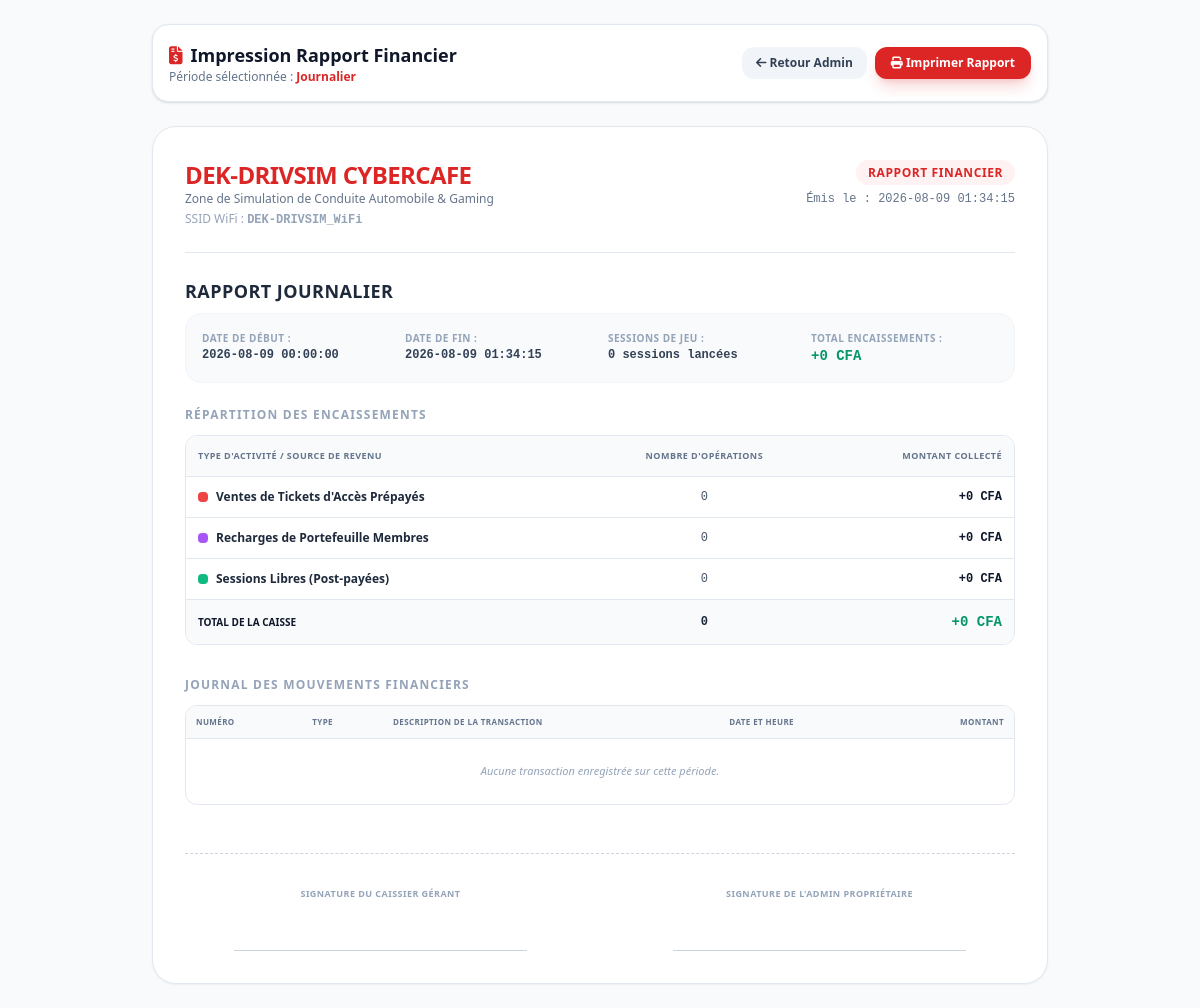
Screenshot of /admin/reports/print with the database file from the repository.
### tables this page shows
CREATE TABLE settings (
        key TEXT PRIMARY KEY,
        value TEXT NOT NULL
    );

### cybercafe_manager/app.py (the view, shortened to what this page needs)
@app.route('/admin/reports/print')
def admin_reports_print():
    period = request.args.get('period', 'daily')
    now = datetime.now()
    if period == 'daily':
        start_date = now.replace(hour=0, minute=0, second=0, microsecond=0)
        label = "Journalier"
    elif period == 'weekly':
        start_date = now - timedelta(days=7)
        label = "Hebdomadaire"
    elif period == 'monthly':
        start_date = now - timedelta(days=30)
        label = "Mensuel"
    else:
        start_date = now - timedelta(days=365)
        label = "Annuel"
    start_date_str = start_date.isoformat()
    end_date_str = now.isoformat()
    conn = get_db()
    cursor = conn.cursor()
    cursor.execute("SELECT * FROM transactions WHERE created_at >= ? ORDER BY id DESC", (start_date_str,))
    transactions = [dict(row) for row in cursor.fetchall()]
    ticket_count = 0
    ticket_amount = 0
    player_count = 0
    player_amount = 0
    session_count = 0
    session_amount = 0
    total_revenue = 0
    cursor.execute("SELECT COUNT(*) FROM sessions WHERE start_time >= ?", (start_date_str,))
    total_sessions = cursor.fetchone()[0] or 0
    cursor.execute("""
        SELECT t.name, COUNT(s.id) as count, SUM(s.time_spent_seconds) as total_seconds
        FROM terminals t
        LEFT JOIN sessions s ON t.id = s.terminal_id AND s.start_time >= ?
        GROUP BY t.id
    """, (start_date_str,))
    terminals_usage = []
    for row in cursor.fetchall():
        term_dict = dict(row)
        term_dict['total_seconds'] = term_dict['total_seconds'] or 0
        terminals_usage.append(term_dict)
    conn.close()
    report = {
        'period_label': label,
        'start_date': start_date_str,
        'end_date': end_date_str,
        'total_sessions': total_sessions,
        'total_revenue': total_revenue,
        'breakdown': {
            'ticket_sale': {'count': ticket_count, 'amount': ticket_amount},
            'player_recharge': {'count': player_count, 'amount': player_amount},
            'session_payment': {'count': session_count, 'amount': session_amount}
        },
        'terminals_usage': terminals_usage,
        'recent_transactions': transactions
    }
    return render_template('reports_print.html', report=report, settings=get_settings())

### cybercafe_manager/app.py (called while the page is built)
def get_db():
    conn = sqlite3.connect(DB_PATH, timeout=30.0)
    conn.execute("PRAGMA busy_timeout = 30000;")
    conn.row_factory = sqlite3.Row
    return conn

def get_settings():
    conn = get_db()
    cursor = conn.cursor()
    cursor.execute("SELECT * FROM settings")
    settings = {row['key']: row['value'] for row in cursor.fetchall()}
    conn.close()
    return settings

### cybercafe_manager/templates/reports_print.html (shortened to what this page needs)
<!DOCTYPE html>
<html lang="fr">
<head>
    <script src="https://cdn.tailwindcss.com"></script>
    <link rel="stylesheet" href="https://cdnjs.cloudflare.com/ajax/libs/font-awesome/6.4.0/css/all.min.css">
</head>
<body class="bg-slate-50 text-slate-800 p-6 min-h-screen flex flex-col justify-between">
    <div class="no-print max-w-4xl mx-auto mb-6 w-full bg-white p-4 rounded-2xl shadow border border-slate-200 flex justify-between items-center">
        <div>
            <h1 class="text-lg font-bold flex items-center gap-2 text-slate-900">
                <i class="fa-solid fa-file-invoice-dollar text-red-600"></i> Impression Rapport Financier
            </h1>
            <p class="text-xs text-slate-500">Période sélectionnée : <span class="font-semibold text-red-600">{{ report.period_label }}</span></p>
        </div>
        <div class="flex gap-2">
            <a href="/admin" class="px-3.5 py-2 bg-slate-100 hover:bg-slate-200 rounded-xl text-slate-700 font-bold text-xs transition-all">
                <i class="fa-solid fa-arrow-left"></i> Retour Admin
            </a>
            <button onclick="window.print()" class="px-4 py-2 bg-red-600 hover:bg-red-500 text-white font-bold rounded-xl text-xs shadow-lg shadow-red-600/20 transition-all">
                <i class="fa-solid fa-print"></i> Imprimer Rapport
            </button>
        </div>
    </div>
    <div class="max-w-4xl w-full mx-auto bg-white p-8 rounded-3xl shadow-sm border border-slate-200 flex-1 flex flex-col justify-between print-border">
        <div>
            <div class="flex justify-between items-start border-b border-slate-200 pb-6 mb-6">
                <div>
                    <h2 class="text-2xl font-black text-red-600 tracking-tight uppercase">{{ settings.cyber_name }}</h2>
                    <p class="text-xs text-slate-500 font-medium">Zone de Simulation de Conduite Automobile & Gaming</p>
                    <p class="text-xs text-slate-400 mt-1">SSID WiFi : <span class="font-semibold font-mono">{{ settings.wifi_ssid }}</span></p>
                </div>
                <div class="text-right">
                    <span class="px-3 py-1 bg-red-50 text-red-600 font-extrabold text-xs rounded-full uppercase tracking-wider">
                        RAPPORT FINANCIER
                    </span>
                    <p class="text-xs text-slate-500 font-mono mt-2">Émis le : {{ report.end_date | replace('T', ' ') | truncate(16, True, '') }}</p>
                </div>
            </div>
            <div class="mb-6">
                <h3 class="text-lg font-black text-slate-800 mb-2 uppercase tracking-wide">Rapport {{ report.period_label }}</h3>
                <div class="grid grid-cols-2 md:grid-cols-4 gap-4 bg-slate-50 p-4 rounded-2xl border border-slate-100 text-xs">
                    <div>
                        <span class="text-slate-400 block font-bold uppercase tracking-wider text-[10px]">Date de Début :</span>
                        <strong class="text-slate-700 font-mono">{{ report.start_date | replace('T', ' ') | truncate(16, True, '') }}</strong>
                    </div>
                    <div>
                        <span class="text-slate-400 block font-bold uppercase tracking-wider text-[10px]">Date de Fin :</span>
                        <strong class="text-slate-700 font-mono">{{ report.end_date | replace('T', ' ') | truncate(16, True, '') }}</strong>
                    </div>
                    <div>
                        <span class="text-slate-400 block font-bold uppercase tracking-wider text-[10px]">Sessions de Jeu :</span>
                        <strong class="text-slate-700 font-mono">{{ report.total_sessions }} sessions lancées</strong>
                    </div>
                    <div>
                        <span class="text-slate-400 block font-bold uppercase tracking-wider text-[10px]">Total Encaissements :</span>
                        <strong class="text-emerald-600 font-black font-mono text-sm">+{{ report.total_revenue }} CFA</strong>
                    </div>
                </div>
            </div>
            <div class="mb-8">
                <h4 class="text-xs font-black text-slate-400 uppercase tracking-widest mb-3">Répartition des Encaissements</h4>
                <div class="border border-slate-200 rounded-xl overflow-hidden">
                    <table class="w-full text-xs text-left">
                        <thead class="bg-slate-50 text-slate-500 uppercase text-[9px] tracking-wider border-b border-slate-200">
                            <tr>
                                <th class="p-3">Type d'Activité / Source de Revenu</th>
                                <th class="p-3 text-center">Nombre d'opérations</th>
                                <th class="p-3 text-right">Montant Collecté</th>
                            </tr>
                        </thead>
                        <tbody class="divide-y divide-slate-200">
                            <tr>
                                <td class="p-3 font-semibold text-slate-800 flex items-center gap-2">
                                    <span class="w-2.5 h-2.5 rounded bg-red-500"></span> Ventes de Tickets d'Accès Prépayés
                                </td>
                                <td class="p-3 text-center font-mono font-medium text-slate-600">{{ report.breakdown.ticket_sale.count }}</td>
                                <td class="p-3 text-right font-bold text-slate-900 font-mono">+{{ report.breakdown.ticket_sale.amount }} CFA</td>
                            </tr>
                            <tr>
                                <td class="p-3 font-semibold text-slate-800 flex items-center gap-2">
                                    <span class="w-2.5 h-2.5 rounded bg-purple-500"></span> Recharges de Portefeuille Membres
                                </td>
                                <td class="p-3 text-center font-mono font-medium text-slate-600">{{ report.breakdown.player_recharge.count }}</td>
                                <td class="p-3 text-right font-bold text-slate-900 font-mono">+{{ report.breakdown.player_recharge.amount }} CFA</td>
                            </tr>
                            <tr>
                                <td class="p-3 font-semibold text-slate-800 flex items-center gap-2">
                                    <span class="w-2.5 h-2.5 rounded bg-emerald-500"></span> Sessions Libres (Post-payées)
                                </td>
                                <td class="p-3 text-center font-mono font-medium text-slate-600">{{ report.breakdown.session_payment.count }}</td>
                                <td class="p-3 text-right font-bold text-slate-900 font-mono">+{{ report.breakdown.session_payment.amount }} CFA</td>
                            </tr>
                            <tr class="bg-slate-50 font-bold border-t border-slate-300">
                                <td class="p-3 text-slate-900 uppercase font-black text-[10px]">TOTAL DE LA CAISSE</td>
                                <td class="p-3 text-center font-mono font-black text-slate-800">
                                    {{ report.breakdown.ticket_sale.count + report.breakdown.player_recharge.count + report.breakdown.session_payment.count }}
                                </td>
                                <td class="p-3 text-right font-black text-emerald-600 font-mono text-sm">+{{ report.total_revenue }} CFA</td>
                            </tr>
                        </tbody>
                    </table>
                </div>
            </div>
            <div>
                <h4 class="text-xs font-black text-slate-400 uppercase tracking-widest mb-3">Journal des Mouvements Financiers</h4>
                <div class="border border-slate-200 rounded-xl overflow-hidden max-h-[30vh] overflow-y-auto">
                    <table class="w-full text-[11px] text-left">
                        <thead class="bg-slate-50 text-slate-500 uppercase text-[8px] tracking-wider border-b border-slate-200 sticky top-0">
                            <tr>
                                <th class="p-2.5">Numéro</th>
                                <th class="p-2.5">Type</th>
                                <th class="p-2.5">Description de la transaction</th>
                                <th class="p-2.5">Date et Heure</th>
                                <th class="p-2.5 text-right">Montant</th>
                            </tr>
                        </thead>
                        <tbody class="divide-y divide-slate-100">
                            {% for tx in report.transactions %}
                            <tr class="hover:bg-slate-50">
                                <td class="p-2.5 font-mono font-semibold text-slate-400">#{{ tx.id }}</td>
                                <td class="p-2.5">
                                    <span class="px-1.5 py-0.5 rounded text-[8px] font-bold uppercase
                                        {% if tx.type == 'ticket_sale' %} bg-red-50 text-red-600 border border-red-100
                                        {% elif tx.type == 'player_recharge' %} bg-purple-50 text-purple-600 border border-purple-100
                                        {% else %} bg-emerald-50 text-emerald-600 border border-emerald-100 {% endif %}">
                                        {% if tx.type == 'ticket_sale' %}Ticket{% elif tx.type == 'player_recharge' %}Recharge{% else %}Session{% endif %}
                                    </span>
                                </td>
                                <td class="p-2.5 text-slate-700 font-medium">{{ tx.description }}</td>
                                <td class="p-2.5 font-mono text-slate-500">{{ tx.created_at | replace('T', ' ') | truncate(16, True, '') }}</td>
                                <td class="p-2.5 text-right font-bold text-slate-900 font-mono">+{{ tx.amount }} CFA</td>
                            </tr>
                            {% else %}
                            <tr>
                                <td colspan="5" class="p-6 text-center text-slate-400 italic">Aucune transaction enregistrée sur cette période.</td>
                            </tr>
                            {% endfor %}
                        </tbody>
                    </table>
                </div>
            </div>
        </div>
        <div class="mt-12 pt-8 border-t border-dashed border-slate-300 grid grid-cols-2 gap-12 text-center text-xs">
            <div>
                <p class="text-slate-400 uppercase font-black text-[9px] tracking-wider mb-12">Signature du Caissier Gérant</p>
                <div class="w-3/4 mx-auto border-t border-slate-300"></div>
            </div>
            <div>
                <p class="text-slate-400 uppercase font-black text-[9px] tracking-wider mb-12">Signature de l'Admin Propriétaire</p>
                <div class="w-3/4 mx-auto border-t border-slate-300"></div>
            </div>
        </div>
    </div>
</body>
</html>

### rows the page displays
settings: cyber_name "DEK-DRIVSIM CYBERCAFE"
settings: wifi_ssid "DEK-DRIVSIM_WiFi"

### other values shown
{{ report.period_label }} "Journalier"
{{ report.end_date | replace('T', ' ') | truncate(16, True, '') }} "2026-08-09 01:34:15"
{{ report.period_label }} "JOURNALIER"
{{ report.start_date | replace('T', ' ') | truncate(16, True, '') }} "2026-08-09 00:00:00"
{{ report.total_sessions }} "0"
{{ report.total_revenue }} "0"
{{ report.breakdown.ticket_sale.count }} "0"
{{ report.breakdown.ticket_sale.amount }} "0"
{{ report.breakdown.player_recharge.count }} "0"
{{ report.breakdown.player_recharge.amount }} "0"
{{ report.breakdown.session_payment.count }} "0"
{{ report.breakdown.session_payment.amount }} "0"
